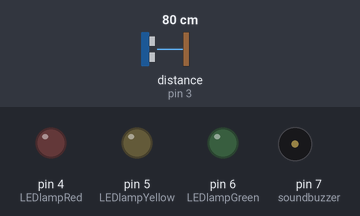
The sketch below on a simulated Arduino Uno, built with avr-gcc and run on an emulated ATmega328P. Parts: output pins drawn as LEDs (lit = HIGH), buzzer (waves = sounding). Wiring (inferred from the names in the program): ultrasonic range finder: trigger pin 2; echo pin 3. The inputs (shaded band) are chosen by the test bench; at power-on: distance to the obstacle (sensor on pin 3) 80 cm. The echo pulse lasts 58.3 µs per cm; pins used as bus, display or sensor lines are not drawn; what the sketch prints to the serial monitor is not drawn.

Above: at 1.2 s.
1.3 s: distance to the obstacle (sensor on pin 3) set to 53 cm
4.3 s: distance to the obstacle (sensor on pin 3) set to 46 cm
At 5.7 s:
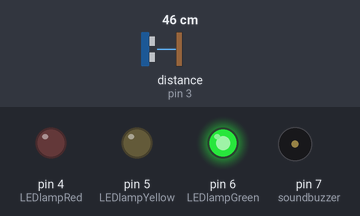
6.0 s: distance to the obstacle (sensor on pin 3) set to 22 cm
7.5 s: distance to the obstacle (sensor on pin 3) set to 19 cm
At 8.0 s:
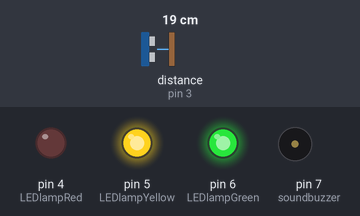
9.1 s: distance to the obstacle (sensor on pin 3) set to 2 cm
At 9.5 s:
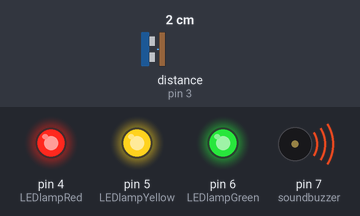
10.6 s: distance to the obstacle (sensor on pin 3) set to 9 cm
At 12.0 s:
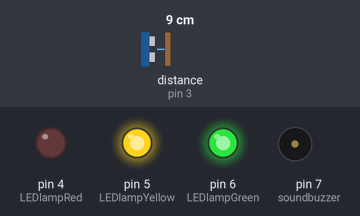
Timing chart, 0 to 13.1 s (numbered marks = the images above; inputs shaded):
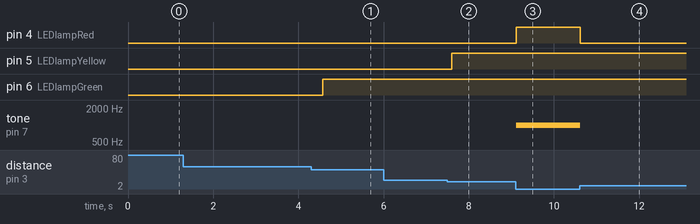

Measured:
- the behaviour switches between 51 and 50 cm on distance to the obstacle (sensor on pin 3) (found by bisection; images 0 and 1)
- the behaviour switches between 21 and 20 cm on distance to the obstacle (sensor on pin 3) (found by bisection; images 1 and 2)
- after the input at 1.3 s, every drawn part: stays the same
- after the input at 4.3 s, pin 6 (LEDlampGreen): LOW → HIGH after 0.27 s
- after the input at 6.0 s, every drawn part: stays the same
- after the input at 7.5 s, pin 5 (LEDlampYellow): LOW → HIGH after 0.10 s
- after the input at 9.1 s, pin 4 (LEDlampRed): LOW → HIGH at once; tone on pin 7 (soundbuzzer): silent → 1000 Hz at once
- after the input at 10.6 s, pin 4 (LEDlampRed): HIGH → LOW at once; tone on pin 7 (soundbuzzer): 1000 Hz → silent at once

The sketch:

Proiect_info_ap.ino
```cpp
#define trigPin 2
#define echoPin 3
#define LEDlampRed 4
#define LEDlampYellow 5
#define LEDlampGreen 6
#define soundbuzzer 7
int sound = 500;

void setup() {
Serial.begin (9600);
//viteză de transmitere/Pornește comunicarea serială
pinMode(trigPin, OUTPUT);
//setez pinul ca ieșire
pinMode(echoPin, INPUT);
pinMode(LEDlampRed, OUTPUT);
pinMode(LEDlampYellow, OUTPUT);
pinMode(LEDlampGreen, OUTPUT);
pinMode(soundbuzzer, OUTPUT);
}
void loop() {
long durationindigit, distanceincm;
digitalWrite(trigPin, LOW);// Șterge întârzierea
delayMicroseconds(3);
digitalWrite(trigPin, HIGH);
delayMicroseconds(15);//setează trigPin pe starea HIGH pentru 10 microsecunde
digitalWrite(trigPin, LOW);//unda sonoră se va termina
durationindigit = pulseIn(echoPin, HIGH);// Citește echoPin, returnează timpul de călătorie a undei sonore în microsecunde
distanceincm =durationindigit *0.034 / 2 ;// Calcularea distanței
Serial.println(distanceincm);

if (distanceincm < 50) {
digitalWrite(LEDlampGreen, HIGH);
}
else {
digitalWrite(LEDlampGreen, LOW);
}

if (distanceincm < 20) {
digitalWrite(LEDlampYellow, HIGH);
}
else {
digitalWrite(LEDlampYellow,LOW);
}
if (distanceincm < 5) {
digitalWrite(LEDlampRed, HIGH);
sound = 1000;

}
else {
digitalWrite(LEDlampRed,LOW);
}

if (distanceincm > 5 || distanceincm <= 0){
Serial.println("În afara intervalului permis de distanțe");
noTone(soundbuzzer);
}
else {
Serial.print(distanceincm);// Tipărește distanța pe monitor
Serial.println(" cm");
tone(soundbuzzer, sound);
}

delay(300);
}
```
